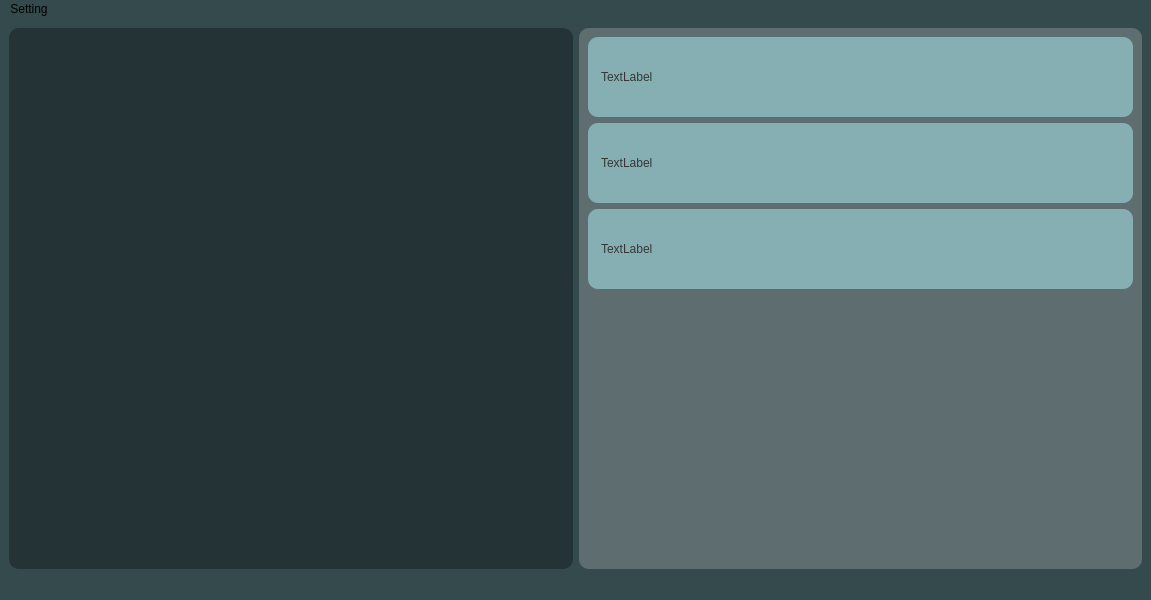
<?xml version="1.0" encoding="UTF-8"?>
<ui version="4.0">
 <class>MainWindow</class>
 <widget class="QMainWindow" name="MainWindow">
  <property name="geometry">
   <rect>
    <x>0</x>
    <y>0</y>
    <width>1151</width>
    <height>600</height>
   </rect>
  </property>
  <property name="windowTitle">
   <string>MainWindow</string>
  </property>
  <property name="styleSheet">
   <string notr="true">background-color: rgb(53, 74, 76);</string>
  </property>
  <widget class="QWidget" name="centralwidget">
   <layout class="QHBoxLayout" name="horizontalLayout">
    <item>
     <widget class="QLabel" name="label">
      <property name="sizePolicy">
       <sizepolicy hsizetype="Preferred" vsizetype="Preferred">
        <horstretch>0</horstretch>
        <verstretch>0</verstretch>
       </sizepolicy>
      </property>
      <property name="minimumSize">
       <size>
        <width>564</width>
        <height>539</height>
       </size>
      </property>
      <property name="styleSheet">
       <string notr="true">color: rgb(240, 240, 240);
background-color:rgba(32, 45, 47, 200);
border-radius: 10px;

</string>
      </property>
      <property name="text">
       <string/>
      </property>
     </widget>
    </item>
    <item>
     <widget class="QScrollArea" name="scrollArea">
      <property name="sizePolicy">
       <sizepolicy hsizetype="Preferred" vsizetype="Minimum">
        <horstretch>0</horstretch>
        <verstretch>0</verstretch>
       </sizepolicy>
      </property>
      <property name="acceptDrops">
       <bool>false</bool>
      </property>
      <property name="autoFillBackground">
       <bool>false</bool>
      </property>
      <property name="styleSheet">
       <string notr="true">background-color: rgba(239, 239, 239, 30);
border-radius: 10px;
</string>
      </property>
      <property name="horizontalScrollBarPolicy">
       <enum>Qt::ScrollBarAlwaysOff</enum>
      </property>
      <property name="widgetResizable">
       <bool>true</bool>
      </property>
      <property name="alignment">
       <set>Qt::AlignLeading|Qt::AlignLeft|Qt::AlignVCenter</set>
      </property>
      <widget class="QWidget" name="scrollAreaWidgetContents">
       <property name="geometry">
        <rect>
         <x>0</x>
         <y>0</y>
         <width>563</width>
         <height>539</height>
        </rect>
       </property>
       <layout class="QVBoxLayout" name="verticalLayout">
        <item>
         <widget class="QLabel" name="label_3">
          <property name="sizePolicy">
           <sizepolicy hsizetype="Preferred" vsizetype="Preferred">
            <horstretch>0</horstretch>
            <verstretch>0</verstretch>
           </sizepolicy>
          </property>
          <property name="minimumSize">
           <size>
            <width>0</width>
            <height>80</height>
           </size>
          </property>
          <property name="maximumSize">
           <size>
            <width>16777215</width>
            <height>80</height>
           </size>
          </property>
          <property name="styleSheet">
           <string notr="true">QLabel {
	background-color: rgba(178, 249, 255, 120);
	color: rgb(54, 54, 54);
	padding-left: 10px;
	font: 10pt &quot;Prompt&quot;;
	border-radius: 10px;
}</string>
          </property>
          <property name="text">
           <string>TextLabel</string>
          </property>
         </widget>
        </item>
        <item>
         <widget class="QLabel" name="label_5">
          <property name="sizePolicy">
           <sizepolicy hsizetype="Preferred" vsizetype="Preferred">
            <horstretch>0</horstretch>
            <verstretch>0</verstretch>
           </sizepolicy>
          </property>
          <property name="minimumSize">
           <size>
            <width>0</width>
            <height>80</height>
           </size>
          </property>
          <property name="maximumSize">
           <size>
            <width>16777215</width>
            <height>80</height>
           </size>
          </property>
          <property name="styleSheet">
           <string notr="true">background-color: rgba(178, 249, 255, 120);
color: rgb(54, 54, 54);
padding-left: 10px;
font: 10pt &quot;Prompt&quot;;
border-radius: 10px;
</string>
          </property>
          <property name="text">
           <string>TextLabel</string>
          </property>
         </widget>
        </item>
        <item>
         <widget class="QLabel" name="label_4">
          <property name="sizePolicy">
           <sizepolicy hsizetype="Preferred" vsizetype="Preferred">
            <horstretch>0</horstretch>
            <verstretch>0</verstretch>
           </sizepolicy>
          </property>
          <property name="minimumSize">
           <size>
            <width>0</width>
            <height>80</height>
           </size>
          </property>
          <property name="maximumSize">
           <size>
            <width>16777215</width>
            <height>80</height>
           </size>
          </property>
          <property name="styleSheet">
           <string notr="true">background-color: rgba(178, 249, 255, 120);
color: rgb(54, 54, 54);
padding-left: 10px;
font: 10pt &quot;Prompt&quot;;
border-radius: 10px;
</string>
          </property>
          <property name="text">
           <string>TextLabel</string>
          </property>
         </widget>
        </item>
        <item>
         <spacer name="verticalSpacer">
          <property name="orientation">
           <enum>Qt::Vertical</enum>
          </property>
          <property name="sizeHint" stdset="0">
           <size>
            <width>20</width>
            <height>40</height>
           </size>
          </property>
         </spacer>
        </item>
       </layout>
      </widget>
     </widget>
    </item>
   </layout>
   <zorder>scrollArea</zorder>
   <zorder>label</zorder>
  </widget>
  <widget class="QMenuBar" name="menubar">
   <property name="geometry">
    <rect>
     <x>0</x>
     <y>0</y>
     <width>1151</width>
     <height>22</height>
    </rect>
   </property>
   <widget class="QMenu" name="menuSetting">
    <property name="font">
     <font>
      <family>Prompt</family>
     </font>
    </property>
    <property name="title">
     <string>Setting</string>
    </property>
   </widget>
   <addaction name="menuSetting"/>
  </widget>
  <widget class="QStatusBar" name="statusbar"/>
 </widget>
 <resources>
  <include location="res.qrc"/>
 </resources>
 <connections/>
</ui>
